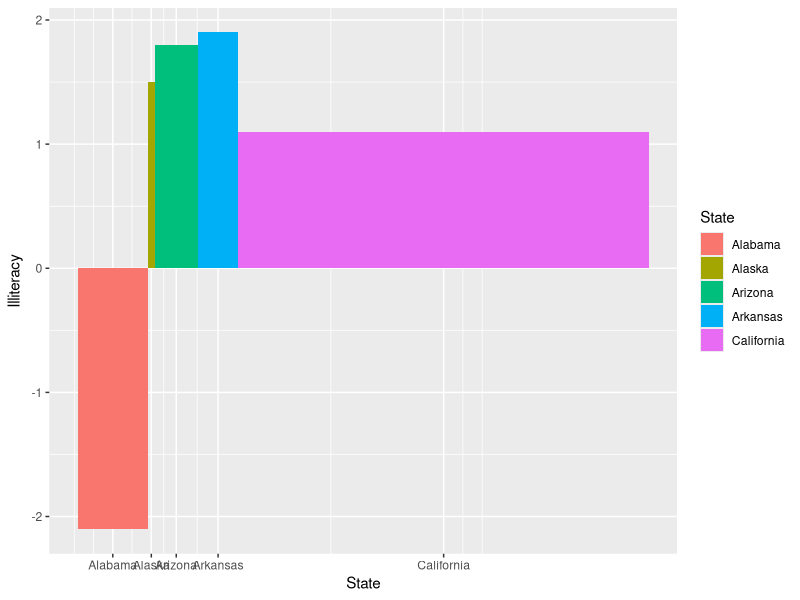
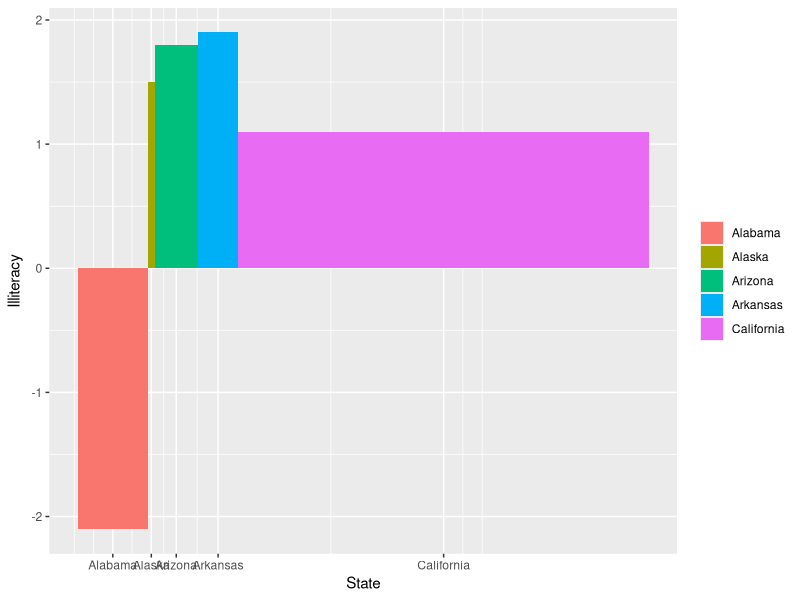
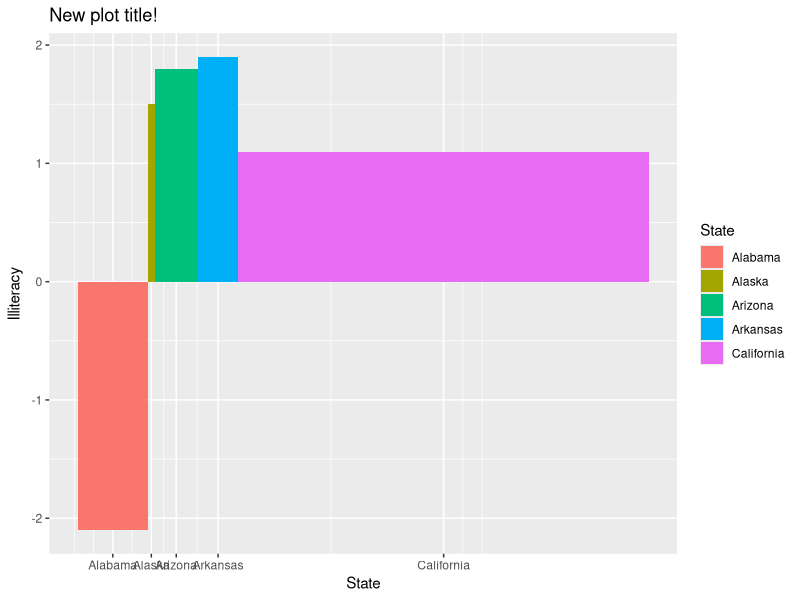

R code for these plots, in order:
library(ggplot2)
library(dplyr)
library(grid)

library(tibble)
df <- state.x77 %>% data.frame %>% 
  rownames_to_column("State") %>% select(State, Population, Illiteracy) %>%
  head(5) %>% 
  mutate(Illiteracy = ifelse(State == "Alabama", -Illiteracy, Illiteracy)) %>%
  mutate(Region = ifelse(State %in% c("Alabama", "Arkansas"), "South", "West"))




positions <- function(width) {
  0.5 * (cumsum(width) + cumsum(c(0, width[-length(width)])))
}

barmekko <- function(df, x, y, width) {
  # TODO: add smart sorting (width or y or data source order)
  xlabel <- substitute(x)
  ylabel <- substitute(y)
  x <- eval(substitute(x), df)
  y <- eval(substitute(y), df)
  width <- eval(substitute(width), df)
  pos <- positions(width)
  ggplot() +
    geom_bar(aes(x = pos, width = width, y = y, fill = x), stat = "identity") +
    scale_x_continuous(labels = x, breaks = pos) +
    xlab(xlabel) + ylab(ylabel) + guides(fill=guide_legend(title=xlabel))
}


bmx <- barmekko(df, x = State, y = Illiteracy, width = Population)
bmx
bmx + guides(fill=guide_legend(title=NULL))
bmx + labs(title = "New plot title!")

